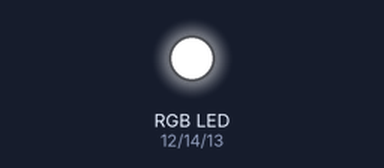
Bench run of a sketch on a simulated Arduino Uno, built with avr-gcc and run on an emulated ATmega328P. Parts: an RGB LED mixed from three pins (HIGH = lit).

Above: at 0.5 s.
At 1.5 s:
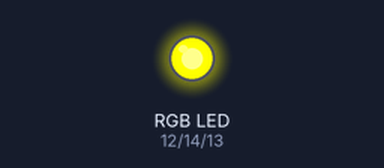
At 2.5 s:
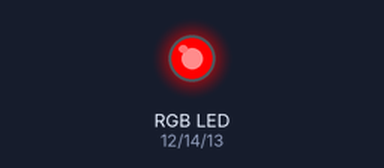
At 3.7 s:
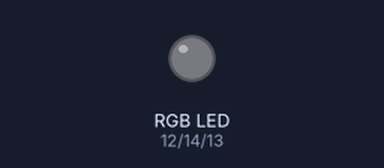
Timing chart, 0 to 5.9 s (numbered marks = the images above):
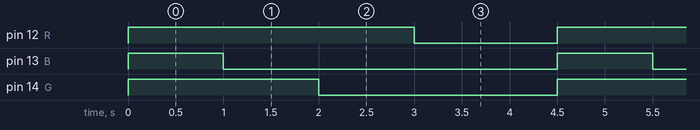

The sketch:

test_code.ino
```cpp
#define R 12
#define B 13
#define G 14
#define ARGB1 5
#define ARGB2 4

void setup() {
  // put your setup code here, to run once:
  pinMode(R,OUTPUT);
  pinMode(G,OUTPUT);
  pinMode(B,OUTPUT);
}

void loop() {
  // put your main code here, to run repeatedly:
  digitalWrite(R,HIGH);
  digitalWrite(G,HIGH);
  digitalWrite(B,HIGH);
  delay(1000);
  analogWrite(B,100);
  delay(500);
  digitalWrite(B,LOW);
  delay(500);
  analogWrite(G,100);
  delay(500);
  digitalWrite(G,LOW);
  delay(500);
  analogWrite(R,100);
  delay(500);
  digitalWrite(R,LOW);
  delay(1000);
}
```

Measured:
- by itself, pin 12 (R): alternates HIGH for 3.0 s and LOW for 1.5 s
- by itself, pin 13 (B): alternates HIGH for 1.0 s and LOW for 3.5 s
- by itself, pin 14 (G): alternates HIGH for 2.0 s and LOW for 2.5 s
